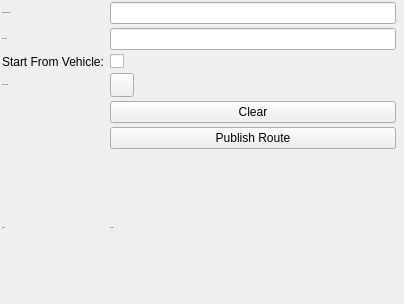
<?xml version="1.0" encoding="UTF-8"?>
<ui version="4.0">
 <class>plan_route_config</class>
 <widget class="QWidget" name="plan_route_config">
  <property name="geometry">
   <rect>
    <x>0</x>
    <y>0</y>
    <width>404</width>
    <height>304</height>
   </rect>
  </property>
  <property name="windowTitle">
   <string>Form</string>
  </property>
  <property name="styleSheet">
   <string notr="true"/>
  </property>
  <layout class="QGridLayout" name="gridLayout">
   <property name="leftMargin">
    <number>2</number>
   </property>
   <property name="topMargin">
    <number>2</number>
   </property>
   <property name="rightMargin">
    <number>2</number>
   </property>
   <property name="bottomMargin">
    <number>2</number>
   </property>
   <property name="verticalSpacing">
    <number>4</number>
   </property>
   <item row="3" column="2">
    <widget class="QLineEdit" name="topic"/>
   </item>
   <item row="11" column="2" colspan="2">
    <widget class="QLabel" name="status">
     <property name="font">
      <font>
       <pointsize>-1</pointsize>
      </font>
     </property>
     <property name="styleSheet">
      <string notr="true"/>
     </property>
     <property name="text">
      <string>No topic</string>
     </property>
     <property name="wordWrap">
      <bool>true</bool>
     </property>
    </widget>
   </item>
   <item row="6" column="0">
    <widget class="QLabel" name="label_3">
     <property name="font">
      <font>
       <pointsize>-1</pointsize>
      </font>
     </property>
     <property name="text">
      <string>Preview Color:</string>
     </property>
    </widget>
   </item>
   <item row="2" column="0">
    <widget class="QLabel" name="label">
     <property name="font">
      <font>
       <pointsize>-1</pointsize>
      </font>
     </property>
     <property name="text">
      <string>Plan Route Service:</string>
     </property>
    </widget>
   </item>
   <item row="6" column="2">
    <widget class="mapviz::ColorButton" name="color">
     <property name="maximumSize">
      <size>
       <width>24</width>
       <height>24</height>
      </size>
     </property>
     <property name="autoFillBackground">
      <bool>false</bool>
     </property>
     <property name="styleSheet">
      <string notr="true"/>
     </property>
     <property name="text">
      <string/>
     </property>
    </widget>
   </item>
   <item row="2" column="2">
    <widget class="QLineEdit" name="service">
     <property name="font">
      <font>
       <pointsize>-1</pointsize>
      </font>
     </property>
    </widget>
   </item>
   <item row="10" column="2">
    <widget class="QPushButton" name="publish">
     <property name="text">
      <string>Publish Route</string>
     </property>
    </widget>
   </item>
   <item row="11" column="0">
    <widget class="QLabel" name="label_2">
     <property name="font">
      <font>
       <pointsize>-1</pointsize>
      </font>
     </property>
     <property name="text">
      <string>Status:</string>
     </property>
    </widget>
   </item>
   <item row="3" column="0">
    <widget class="QLabel" name="label_4">
     <property name="font">
      <font>
       <pointsize>-1</pointsize>
      </font>
     </property>
     <property name="text">
      <string>Route Topic:</string>
     </property>
    </widget>
   </item>
   <item row="5" column="2">
    <widget class="QCheckBox" name="start_from_vehicle">
     <property name="text">
      <string/>
     </property>
    </widget>
   </item>
   <item row="5" column="0">
    <widget class="QLabel" name="label_5">
     <property name="text">
      <string>Start From Vehicle:</string>
     </property>
    </widget>
   </item>
   <item row="7" column="2">
    <widget class="QPushButton" name="clear">
     <property name="text">
      <string>Clear</string>
     </property>
    </widget>
   </item>
  </layout>
 </widget>
 <customwidgets>
  <customwidget>
   <class>mapviz::ColorButton</class>
   <extends>QPushButton</extends>
   <header location="global">mapviz/color_button.h</header>
  </customwidget>
 </customwidgets>
 <resources/>
 <connections/>
 <slots>
  <slot>SelectColor()</slot>
  <slot>SelectTopic()</slot>
  <slot>TopicEdited()</slot>
  <slot>PositionToleranceChanged(double)</slot>
  <slot>AngleToleranceChanged(double)</slot>
 </slots>
</ui>
